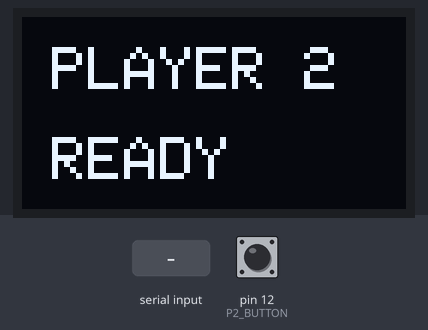
Simulated run of this sketch. Board: Arduino Nano, built with avr-gcc and run on an emulated ATmega328P. Shown: 128×64 one-colour display. Inputs (shaded band) come from the test bench; at power-on: pin 12 (P2_BUTTON) HIGH.

Above: at 1.2 s.
1.3 s: "START\n" received over Serial
At 2.5 s:
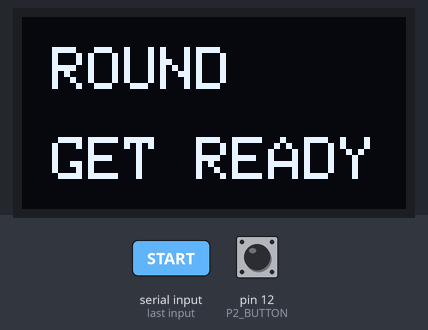
2.8 s: "GO\n" received over Serial
At 3.5 s:
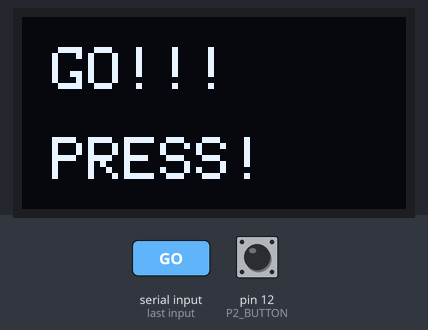
Timing chart, 0 to 5.8 s (numbered marks = the images above; inputs shaded):
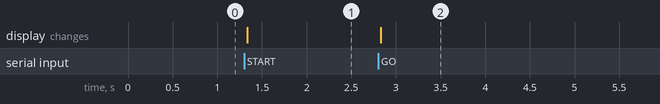

Measured:
- after the input at 1.3 s, the display: changes at once (image 1)
- after the input at 2.8 s, the display: changes at once (image 2)

The sketch:

OLED_PLAYER.ino
```cpp
#include <Wire.h>
#include <Adafruit_GFX.h>
#include <Adafruit_SSD1306.h>

#define SCREEN_WIDTH 128
#define SCREEN_HEIGHT 64

#define OLED_RESET -1
Adafruit_SSD1306 display(SCREEN_WIDTH, SCREEN_HEIGHT, &Wire, OLED_RESET);

#define P2_BUTTON 12

int p2Score = 0;
bool gameStarted = false;
bool goSignal = false;

unsigned long startTime = 0;

void setup() {

  pinMode(P2_BUTTON, INPUT_PULLUP);

  Serial.begin(9600);

  display.begin(SSD1306_SWITCHCAPVCC, 0x3C);

  display.clearDisplay();
  display.setTextColor(SSD1306_WHITE);

  showMessage("PLAYER 2", "READY");
}

void loop() {

  // Receive data from Nano 1
  if (Serial.available()) {

    String data = Serial.readStringUntil('\n');
    data.trim();

    if (data == "START") {

      gameStarted = true;
      goSignal = false;

      showMessage("ROUND", "GET READY");
    }

    if (data == "GO") {

      goSignal = true;
      startTime = millis();

      showMessage("GO!!!", "PRESS!");
    }
  }

  // Player 2 presses button
  if (gameStarted && goSignal) {

    if (digitalRead(P2_BUTTON) == LOW) {

      unsigned long reactionTime =
        millis() - startTime;

      Serial.print("P2:");
      Serial.println(reactionTime);

      showReaction(reactionTime);

      goSignal = false;
      gameStarted = false;

      delay(1500);
    }
  }
}

void showMessage(String line1, String line2) {

  display.clearDisplay();

  display.setTextSize(2);

  display.setCursor(10, 10);
  display.println(line1);

  display.setCursor(10, 40);
  display.println(line2);

  display.display();
}

void showReaction(unsigned long time) {

  display.clearDisplay();

  display.setTextSize(2);

  display.setCursor(0, 5);
  display.println("PLAYER 2");

  display.setTextSize(1);
  display.setCursor(0, 35);
  display.print("TIME: ");

  display.print(time);
  display.println(" ms");

  display.display();
}
```
